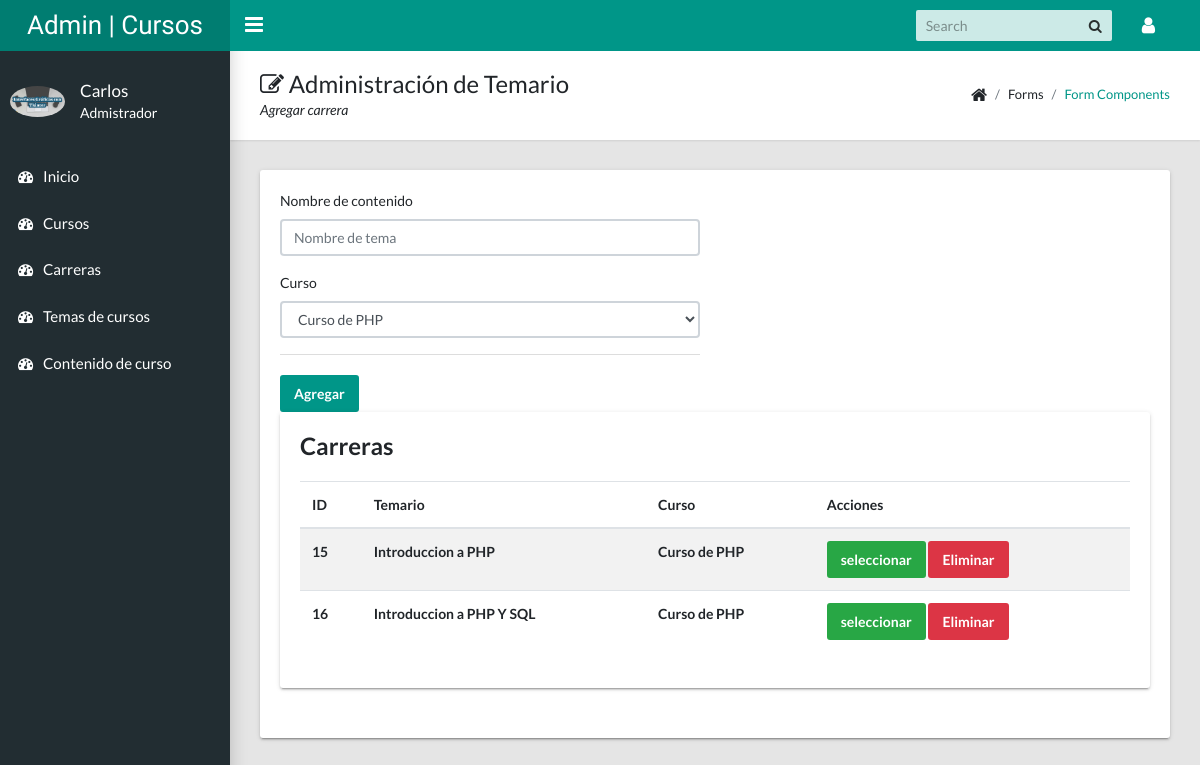
Page /admin/vistaTema.php?id=48 (signed in) on the committed database.
### tables this page shows
CREATE TABLE `tema_contenido` (
  `Id` int(11) NOT NULL,
  `Tema` varchar(100) NOT NULL,
  `Id_Curso` int(11) NOT NULL
);

CREATE TABLE `curso` (
  `Id` int(11) NOT NULL,
  `Nombre` varchar(50) NOT NULL,
  `Descripcion` varchar(100) NOT NULL,
  `Fecha` varchar(50) NOT NULL,
  `DuracionCurso` int(11) NOT NULL,
  `Precio` decimal(11,0) NOT NULL,
  `Imagen` varchar(50) NOT NULL,
  `Id_Docente` int(11) NOT NULL,
  `Id_Carrera` int(11) NOT NULL
);

### admin/modulos/temaContenido.php (called while the page is built, shortened)
<?php
include_once "../config/conexion.php";
$temaContenido = isset($_POST['temaContenido']) ? $_POST['temaContenido'] : "";
$sql = "SELECT * FROM curso ORDER BY Id ASC";
$sentencia = $pdo->prepare($sql);
$sentencia->execute();
$resultadoCurso = $sentencia->fetchAll(PDO::FETCH_ASSOC);
$sql = "SELECT * FROM tema_contenido ORDER BY Id ASC";
$sentencia = $pdo->prepare($sql);
$sentencia->execute();
$resultadoContenido = $sentencia->fetchAll(PDO::FETCH_ASSOC);
?>

### admin/vistaTema.php (the view, shortened to what this page needs)
<?php include_once "templates/header.php";   ?>
<?php include_once "templates/sidebar.php";   ?>
<?php include_once "modulos/temaContenido.php";
$id_Curso = isset($_GET['id']) ? $_GET['id'] : '';
?>
<main class="app-content">
    <div class="app-title">
        <div>
            <h1><i class="fa fa-edit"></i> Administración de Temario</h1>
            <p>Agregar carrera</p>
        </div>
        <ul class="app-breadcrumb breadcrumb">
            <li class="breadcrumb-item"><i class="fa fa-home fa-lg"></i></li>
            <li class="breadcrumb-item">Forms</li>
            <li class="breadcrumb-item"><a href="#">Form Components</a></li>
        </ul>
    </div>
    <div class="row">
        <div class="col-md-12">
            <div class="tile">
                <div class="row">
                    <div class="col-lg-6">
                        <form action="" method="POST" enctype="multipart/form-data">
                            <div class="form-group">
                                <label for="temaContenido">Nombre de contenido</label>
                                <input name="temaContenido" class="form-control" id="temaContenido" type="text" placeholder="Nombre de tema" value="<?php echo $temaContenido ?>">
                            </div>
                            <div class="form-group">
                                <label for="curso">Curso</label>
                                <select class="form-control" id="curso" name="curso" required="">
                                    <?php $curse; foreach($resultadoCurso as $curso) : ?>
                                    <?php if($id_Curso == $curso['Id']):?>
                                        <?php $curse = $curso['Nombre'] ?>
                                    <option value="<?php echo $curso['Id']; ?>"><?php echo $curso['Nombre']; ?></option>
                                    <?php endif ?>
                                    <?php endforeach ?>
                                </select>
                            </div>
                            <div class="tile-footer">
                                <?php if (isset($_POST['seleccionar'])) { ?>
                                <input name="accion" value="Actualizar" class="btn btn-primary" type="submit">
                                <?php }else{ ?>
                                <input name="accion" value="Agregar" class="btn btn-primary" type="submit">
                                <?php } ?>
                            </div>
                        </form>
                    </div>
                    <div class="col-md-12">
                        <div class="tile">
                            <h3 class="tile-title">Carreras</h3>
                            <div class="table-responsive">
                                <table class="table table-striped">
                                    <thead>
                                        <tr>
                                            <th>ID</th>
                                            <th>Temario</th>
                                            <th>Curso</th>
                                            <th>Acciones</th>
                                        </tr>
                                    </thead>
                                    <tbody>
                                        <?php foreach ($resultadoContenido as $data) : ?>
                                        <?php if($id_Curso == $data['Id_Curso']):?>
                                        <tr>
                                            <th><?php echo $data['Id'] ?></th>
                                            <th><?php echo $data['Tema'] ?></th>
                                            <th><?php echo $curse ?></th>
                                            <th>
                                                <form action="" method="POST">
                                                    <input class="btn btn-success" type="submit" name="seleccionar" value="seleccionar">
                                                    <button class="btn btn-danger" type="submit" name="accion" value="Eliminar">Eliminar</button>
                                                </form>
                                            </th>
                                        </tr>
                                        <?php endif ?>
                                        <?php endforeach ?>
                                    </tbody>
                                </table>
                            </div>
                        </div>
                    </div>
                </div>
            </div>
        </div>
    </div>
</main>
<?php include_once "templates/footer.php"; ?>

### rows in the picture
tema_contenido: Id "15", Tema "Introduccion a PHP", Id_Curso.Nombre "Curso de PHP"
tema_contenido: Id "16", Tema "Introduccion a PHP Y SQL", Id_Curso.Nombre "Curso de PHP"

### other values in the picture
$_SESSION['admin']['Nombres'] "Carlos"
form field curso "Curso de PHP"
